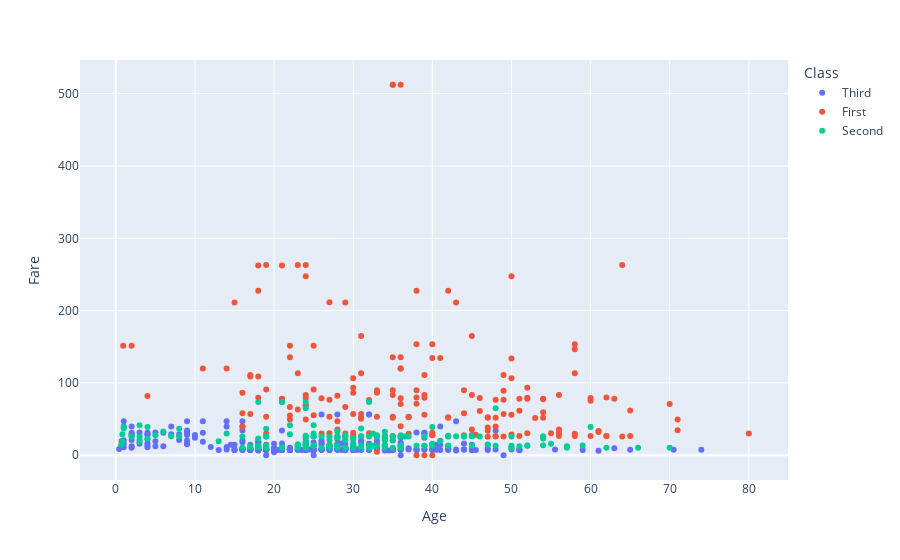

Source (notebook cell):
### Code cell
# make the above plots using plotly
import plotly.express as px

# Assuming 'df' is your DataFrame
fig = px.scatter(df, x='age', y='fare', color='class')

# Add labels and legend
fig.update_layout(xaxis_title='Age', yaxis_title='Fare', legend_title='Class')

# Show the plot
fig.show()

### Figure 1 — Plotly figure (JSON) as saved in the notebook; plotly's stock layout.template omitted (floating-point values rounded to 4 significant figures; data arrays with more than 128 entries replaced by an {"elided": "..."} marker saying what was removed)
{"data": [{"hovertemplate": "class=Third<br>age=%{x}<br>fare=%{y}<extra></extra>", "legendgroup": "Third", "marker": {"color": "#636efa", "symbol": "circle"}, "mode": "markers", "name": "Third", "orientation": "v", "showlegend": true, "type": "scatter", "x": {"elided": "491 float values"}, "xaxis": "x", "y": {"elided": "491 float values"}, "yaxis": "y"}, {"hovertemplate": "class=First<br>age=%{x}<br>fare=%{y}<extra></extra>", "legendgroup": "First", "marker": {"color": "#EF553B", "symbol": "circle"}, "mode": "markers", "name": "First", "orientation": "v", "showlegend": true, "type": "scatter", "x": {"elided": "216 float values"}, "xaxis": "x", "y": {"elided": "216 float values"}, "yaxis": "y"}, {"hovertemplate": "class=Second<br>age=%{x}<br>fare=%{y}<extra></extra>", "legendgroup": "Second", "marker": {"color": "#00cc96", "symbol": "circle"}, "mode": "markers", "name": "Second", "orientation": "v", "showlegend": true, "type": "scatter", "x": {"elided": "184 float values"}, "xaxis": "x", "y": {"elided": "184 float values"}, "yaxis": "y"}], "layout": {"legend": {"title": {"text": "Class"}, "tracegroupgap": 0}, "margin": {"t": 60}, "xaxis": {"anchor": "y", "domain": [0, 1], "title": {"text": "Age"}}, "yaxis": {"anchor": "x", "domain": [0, 1], "title": {"text": "Fare"}}}}
